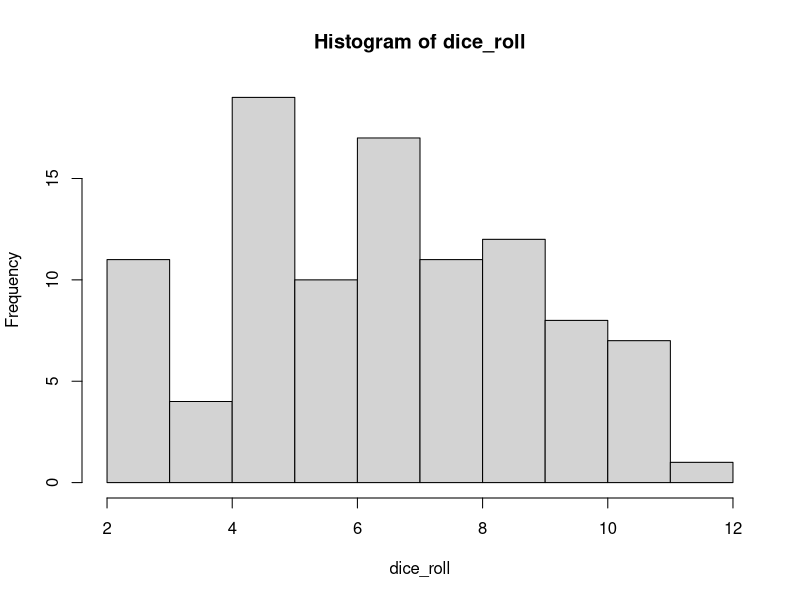

Write R code to recreate this figure. (Note: this script raises an error after producing the figure.)

d1=10
d2=100
dice1=sample(6,d1, replace=T)
dice2=sample(6,d2,replace=T)
dice_roll=dice1+dice2
hist(dice_roll)
hist(dice_roll,freq=FALESE)

x=rnorm(100)
p=ecdf(x)
p
plot(p)
plot(ecdf(dice_roll))
plot.ecdf(dice_roll)

nd=rnorm(n=1000, mean =0, sd = 2)
hist(nd)
hist(dice_roll)

a=(61.417323-70)/3.3
a
pnorm=pnorm(q=1,mean=70,sd=3.3)
pnorm


